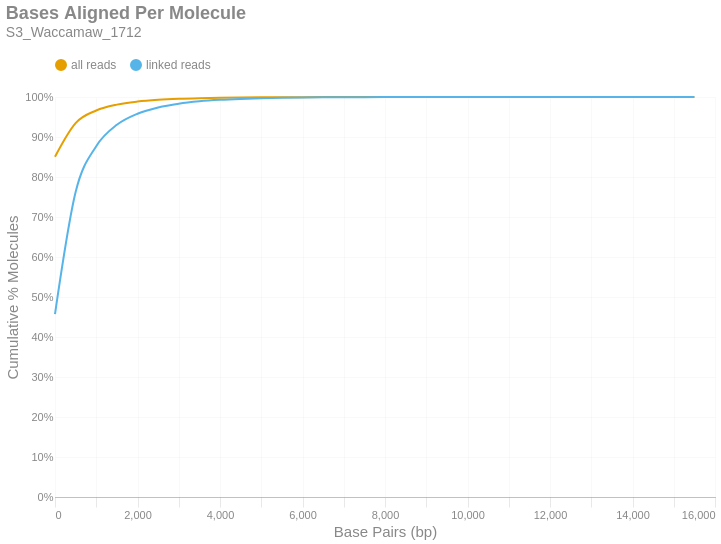

Notebook source saved alongside this figure:
### Markdown cell above
### Bases Aligned Per Molecule
This is a cumulative frequency distribution showing the number of base pairs aligned per unique molecule. These data are shown in 500 bp bins. There are two distributions: one with `all reads` (yellow) and another with only `linked reads` (blue). The percent of molecules in the `linked reads` distribution is relative to the total number of linked molecules.

### Code cell
if SKIPLR:
    print_html(f"Skipped")
else:
    binned_df = consolidated_hist(valids['aligned_bp'], mask, 500, True)
    with SafeRender(binned_df):
        (
            density_plot(binned_df, 'Bases Aligned Per Molecule', samplename, 'basesper')
            .encode(
                x=alt.X('bin:Q', title="Base Pairs (bp)").axis(tickMinStep=500).scale(padding=0),
                y=alt.Y('value:Q', title='Cumulative % Molecules')
                    .axis(format='%')
                    .scale(domain = [0,1])
                    .stack(False),
                color=alt.Color("key:N").scale(domain = ["all reads", "linked reads"]),
                tooltip = [
                    alt.Tooltip("key:N", title = "Data Type"),
                    alt.Tooltip("range_label:N", title="Bases Aligned Per Molecule"),
                    alt.Tooltip("value:Q", format = ".2%", title="% Molecules (Cum.)")
                ]
            )
        ).display()

### Figure 1 — Vega-Lite specification as saved in the notebook (floating-point values rounded to 4 significant figures)
{"width": "container", "height": 400, "config": {"title": {"anchor": "start", "dy": -15, "fontSize": 18, "color": "#888888", "subtitleColor": "#888888", "subtitleFontSize": 14}, "arc": {"fill": "#0072B2"}, "axis": {"domainColor": "#888888", "domainWidth": 0.5, "gridWidth": 0.2, "grid": false, "titleFontWeight": 400, "titleFontSize": 15, "labelFontSize": 11, "labelColor": "#888888", "tickColor": "#888888", "tickWidth": 0.2, "titleColor": "#888888"}, "axisBand": {"grid": false}, "axisX": {"grid": true, "tickSize": 10, "domainCap": "round"}, "axisY": {"domain": false, "grid": true, "tickSize": 0, "domainCap": "round"}, "background": "transparent", "header": {"labelFontSize": 15, "labelColor": "#888888", "titleFontSize": 15, "titleFontWeight": 600, "titleColor": "#888888"}, "legend": {"labelFont": "sans-serif", "labelFontSize": 12, "labelColor": "#888888", "symbolSize": 100, "symbolType": "circle", "titleFontSize": 12, "titlePadding": 10, "titleColor": "#888888", "title": null, "orient": "top"}, "range": {"category": ["#E69F00", "#56B4E9", "#009E73", "#F0E442", "#0072B2", "#D55E00", "#CC79A7", "#000000"], "diverging": ["#cfe8f3", "#a2d4ec", "#73bfe2", "#46abdb", "#1696d2", "#12719e"]}, "area": {"fill": "#0072B2", "fillOpacity": 0.7, "line": true, "strokeOpacity": 0.7}, "line": {"color": "#0072B2", "stroke": "#0072B2", "strokeWidth": 2}, "trail": {"color": "#0072B2", "stroke": "#0072B2", "strokeWidth": 0, "size": 1}, "point": {"filled": true, "fillOpacity": 1.0, "size": 95}, "text": {"color": "#888888", "fontSize": 11, "align": "right", "fontWeight": 400, "size": 11}, "bar": {"fill": "#0072B2", "stroke": null}, "view": {"stroke": null, "continuousWidth": 660, "continuousHeight": 400}}, "data": {"name": "data-8138fc32ff2b27ded2b48f7bfde6a71b"}, "mark": {"type": "line", "interpolate": "monotone", "point": {"opacity": 0, "size": 275}}, "encoding": {"color": {"field": "key", "scale": {"domain": ["all reads", "linked reads"]}, "type": "nominal"}, "tooltip": [{"field": "key", "title": "Data Type", "type": "nominal"}, {"field": "range_label", "title": "Bases Aligned Per Molecule", "type": "nominal"}, {"field": "value", "format": ".2%", "title": "% Molecules (Cum.)", "type": "quantitative"}], "x": {"axis": {"tickMinStep": 500}, "field": "bin", "scale": {"padding": 0}, "title": "Base Pairs (bp)", "type": "quantitative"}, "y": {"axis": {"format": "%"}, "field": "value", "scale": {"domain": [0, 1]}, "stack": false, "title": "Cumulative % Molecules", "type": "quantitative"}}, "params": [{"name": "param_c36ac31b6afebe62", "select": {"type": "point", "fields": ["key"]}, "bind": "legend"}], "title": {"text": "Bases Aligned Per Molecule", "subtitle": "S3_Waccamaw_1712"}, "transform": [{"fold": ["all reads (cumsum)", "linked reads (cumsum)"]}, {"calculate": "replace(datum.key, ' (cumsum)', '')", "as": "key"}, {"filter": {"param": "param_c36ac31b6afebe62"}}], "usermeta": {"embedOptions": {"downloadFileName": "S3_Waccamaw_1712.basesper"}}, "$schema": "https://vega.github.io/schema/vega-lite/v6.1.0.json", "datasets": {"data-8138fc32ff2b27ded2b48f7bfde6a71b": [{"bin": "0.0", "interval": "0.0-500.0", "all reads": 0.8508, "linked reads": 0.4572, "all reads (cumsum)": 0.8508, "linked reads (cumsum)": 0.4572, "range_label": "0-499"}, {"bin": "500.0", "interval": "500.0-1000.0", "all reads": 0.08399, "linked reads": 0.305, "all reads (cumsum)": 0.9348, "linked reads (cumsum)": 0.7622, "range_label": "500-999"}, {"bin": "1000.0", "interval": "1000.0-1500.0", "all reads": 0.03148, "linked reads": 0.1148, "all reads (cumsum)": 0.9663, "linked reads (cumsum)": 0.877, "range_label": "1000-1499"}, {"bin": "1500.0", "interval": "1500.0-2000.0", "all reads": 0.01465, "linked reads": 0.05344, "all reads (cumsum)": 0.9809, "linked reads (cumsum)": 0.9305, "range_label": "1500-1999"}, {"bin": "2000.0", "interval": "2000.0-2500.0", "all reads": 0.007586, "linked reads": 0.02767, "all reads (cumsum)": 0.9885, "linked reads (cumsum)": 0.9581, "range_label": "2000-2499"}, {"bin": "2500.0", "interval": "2500.0-3000.0", "all reads": 0.004312, "linked reads": 0.01573, "all reads (cumsum)": 0.9928, "linked reads (cumsum)": 0.9738, "range_label": "2500-2999"}, {"bin": "3000.0", "interval": "3000.0-3500.0", "all reads": 0.002599, "linked reads": 0.00948, "all reads (cumsum)": 0.9954, "linked reads (cumsum)": 0.9833, "range_label": "3000-3499"}, {"bin": "3500.0", "interval": "3500.0-4000.0", "all reads": 0.001606, "linked reads": 0.005859, "all reads (cumsum)": 0.997, "linked reads (cumsum)": 0.9892, "range_label": "3500-3999"}, {"bin": "4000.0", "interval": "4000.0-4500.0", "all reads": 0.001019, "linked reads": 0.003716, "all reads (cumsum)": 0.9981, "linked reads (cumsum)": 0.9929, "range_label": "4000-4499"}, {"bin": "4500.0", "interval": "4500.0-5000.0", "all reads": 0.0006517, "linked reads": 0.002377, "all reads (cumsum)": 0.9987, "linked reads (cumsum)": 0.9953, "range_label": "4500-4999"}, {"bin": "5000.0", "interval": "5000.0-5500.0", "all reads": 0.0004189, "linked reads": 0.001528, "all reads (cumsum)": 0.9991, "linked reads (cumsum)": 0.9968, "range_label": "5000-5499"}, {"bin": "5500.0", "interval": "5500.0-6000.0", "all reads": 0.0002951, "linked reads": 0.001076, "all reads (cumsum)": 0.9994, "linked reads (cumsum)": 0.9979, "range_label": "5500-5999"}, {"bin": "6000.0", "interval": "6000.0-6500.0", "all reads": 0.0002036, "linked reads": 0.0007426, "all reads (cumsum)": 0.9996, "linked reads (cumsum)": 0.9986, "range_label": "6000-6499"}, {"bin": "6500.0", "interval": "6500.0-7000.0", "all reads": 0.0001247, "linked reads": 0.0004549, "all reads (cumsum)": 0.9997, "linked reads (cumsum)": 0.9991, "range_label": "6500-6999"}, {"bin": "7000.0", "interval": "7000.0-7500.0", "all reads": 8.094e-05, "linked reads": 0.0002952, "all reads (cumsum)": 0.9998, "linked reads (cumsum)": 0.9994, "range_label": "7000-7499"}, {"bin": "7500.0", "interval": "7500.0-8000.0", "all reads": 5.905e-05, "linked reads": 0.0002154, "all reads (cumsum)": 0.9999, "linked reads (cumsum)": 0.9996, "range_label": "7500-7999"}, {"bin": "8000.0", "interval": "8000.0-8500.0", "all reads": 3.366e-05, "linked reads": 0.0001228, "all reads (cumsum)": 0.9999, "linked reads (cumsum)": 0.9997, "range_label": "8000-8499"}, {"bin": "8500.0", "interval": "8500.0-9000.0", "all reads": 2.622e-05, "linked reads": 9.565e-05, "all reads (cumsum)": 0.9999, "linked reads (cumsum)": 0.9998, "range_label": "8500-8999"}, {"bin": "9000.0", "interval": "9000.0-9500.0", "all reads": 1.652e-05, "linked reads": 6.025e-05, "all reads (cumsum)": 1.0, "linked reads (cumsum)": 0.9999, "range_label": "9000-9499"}, {"bin": "9500.0", "interval": "9500.0-10000.0", "all reads": 1.074e-05, "linked reads": 3.916e-05, "all reads (cumsum)": 1.0, "linked reads (cumsum)": 0.9999, "range_label": "9500-9999"}, {"bin": "10000.0", "interval": "10000.0-10500.0", "all reads": 7.02e-06, "linked reads": 2.561e-05, "all reads (cumsum)": 1.0, "linked reads (cumsum)": 0.9999, "range_label": "10000-10499"}, {"bin": "10500.0", "interval": "10500.0-11000.0", "all reads": 6.607e-06, "linked reads": 2.41e-05, "all reads (cumsum)": 1.0, "linked reads (cumsum)": 1.0, "range_label": "10500-10999"}, {"bin": "11000.0", "interval": "11000.0-11500.0", "all reads": 3.097e-06, "linked reads": 1.13e-05, "all reads (cumsum)": 1.0, "linked reads (cumsum)": 1.0, "range_label": "11000-11499"}, {"bin": "11500.0", "interval": "11500.0-12000.0", "all reads": 1.652e-06, "linked reads": 6.025e-06, "all reads (cumsum)": 1.0, "linked reads (cumsum)": 1.0, "range_label": "11500-11999"}, {"bin": "12000.0", "interval": "12000.0-12500.0", "all reads": 1.652e-06, "linked reads": 6.025e-06, "all reads (cumsum)": 1.0, "linked reads (cumsum)": 1.0, "range_label": "12000-12499"}, {"bin": "12500.0", "interval": "12500.0-13000.0", "all reads": 1.239e-06, "linked reads": 4.519e-06, "all reads (cumsum)": 1.0, "linked reads (cumsum)": 1.0, "range_label": "12500-12999"}, {"bin": "13000.0", "interval": "13000.0-13500.0", "all reads": 2.065e-06, "linked reads": 7.531e-06, "all reads (cumsum)": 1.0, "linked reads (cumsum)": 1.0, "range_label": "13000-13499"}, {"bin": "13500.0", "interval": "13500.0-14000.0", "all reads": 2.065e-07, "linked reads": 7.531e-07, "all reads (cumsum)": 1.0, "linked reads (cumsum)": 1.0, "range_label": "13500-13999"}, {"bin": "14000.0", "interval": "14000.0-14500.0", "all reads": 2.065e-07, "linked reads": 7.531e-07, "all reads (cumsum)": 1.0, "linked reads (cumsum)": 1.0, "range_label": "14000-14499"}, {"bin": "14500.0", "interval": "14500.0-15000.0", "all reads": 2.065e-07, "linked reads": 7.531e-07, "all reads (cumsum)": 1.0, "linked reads (cumsum)": 1.0, "range_label": "14500-14999"}, {"bin": "15000.0", "interval": "15000.0-15500.0", "all reads": 2.065e-07, "linked reads": 7.531e-07, "all reads (cumsum)": 1.0, "linked reads (cumsum)": 1.0, "range_label": "15000-15499"}, {"bin": "15500.0", "interval": "15500.0-16000.0", "all reads": 8.259e-07, "linked reads": 3.012e-06, "all reads (cumsum)": 1.0, "linked reads (cumsum)": 1.0, "range_label": "15500-15999"}]}}
